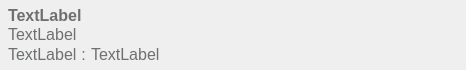
<?xml version="1.0" encoding="UTF-8"?>
<ui version="4.0">
 <class>CellAccountItem</class>
 <widget class="QWidget" name="CellAccountItem">
  <property name="geometry">
   <rect>
    <x>0</x>
    <y>0</y>
    <width>466</width>
    <height>70</height>
   </rect>
  </property>
  <property name="windowTitle">
   <string>Form</string>
  </property>
  <layout class="QGridLayout" name="gridLayout">
   <property name="leftMargin">
    <number>8</number>
   </property>
   <property name="topMargin">
    <number>0</number>
   </property>
   <property name="rightMargin">
    <number>8</number>
   </property>
   <property name="bottomMargin">
    <number>0</number>
   </property>
   <property name="spacing">
    <number>0</number>
   </property>
   <item row="0" column="0">
    <layout class="QVBoxLayout" name="verticalLayout">
     <item>
      <widget class="QLabel" name="usernameLabel">
       <property name="styleSheet">
        <string notr="true">font-size:12pt; 
font-weight:700;
color: rgb(110, 112, 112);</string>
       </property>
       <property name="text">
        <string>TextLabel</string>
       </property>
      </widget>
     </item>
     <item>
      <widget class="QLabel" name="clientIDLabel">
       <property name="styleSheet">
        <string notr="true">font-size:12pt; 
color: rgb(110, 112, 112);</string>
       </property>
       <property name="text">
        <string>TextLabel</string>
       </property>
      </widget>
     </item>
     <item>
      <layout class="QHBoxLayout" name="horizontalLayout_2">
       <item>
        <layout class="QHBoxLayout" name="horizontalLayout">
         <item>
          <widget class="QLabel" name="hostLabel">
           <property name="styleSheet">
            <string notr="true">font-size:12pt; 
color: rgb(110, 112, 112);</string>
           </property>
           <property name="text">
            <string>TextLabel</string>
           </property>
          </widget>
         </item>
         <item>
          <widget class="QLabel" name="label_4">
           <property name="styleSheet">
            <string notr="true">font-size:12pt; 
color: rgb(110, 112, 112);</string>
           </property>
           <property name="text">
            <string> : </string>
           </property>
          </widget>
         </item>
         <item>
          <widget class="QLabel" name="portLabel">
           <property name="styleSheet">
            <string notr="true">font-size:12pt; 
color: rgb(110, 112, 112);
</string>
           </property>
           <property name="text">
            <string>TextLabel</string>
           </property>
          </widget>
         </item>
        </layout>
       </item>
       <item>
        <spacer name="horizontalSpacer">
         <property name="orientation">
          <enum>Qt::Horizontal</enum>
         </property>
         <property name="sizeHint" stdset="0">
          <size>
           <width>40</width>
           <height>20</height>
          </size>
         </property>
        </spacer>
       </item>
      </layout>
     </item>
    </layout>
   </item>
   <item row="0" column="1">
    <widget class="QPushButton" name="closeButton">
     <property name="minimumSize">
      <size>
       <width>25</width>
       <height>25</height>
      </size>
     </property>
     <property name="maximumSize">
      <size>
       <width>25</width>
       <height>25</height>
      </size>
     </property>
     <property name="styleSheet">
      <string notr="true">QPushButton {
	border-style: outset;
	border-width: 0px;
	background-color: rgba(255,255,255,0);
}
QPushButton:pressed {
	background-color: rgba(255,255,255,0);
}</string>
     </property>
     <property name="text">
      <string/>
     </property>
     <property name="icon">
      <iconset resource="../resources.qrc">
       <normaloff>:/resources/resources/ic_delete_with_background.png</normaloff>:/resources/resources/ic_delete_with_background.png</iconset>
     </property>
     <property name="iconSize">
      <size>
       <width>25</width>
       <height>25</height>
      </size>
     </property>
     <property name="flat">
      <bool>true</bool>
     </property>
    </widget>
   </item>
  </layout>
 </widget>
 <resources>
  <include location="../resources.qrc"/>
 </resources>
 <connections/>
</ui>
